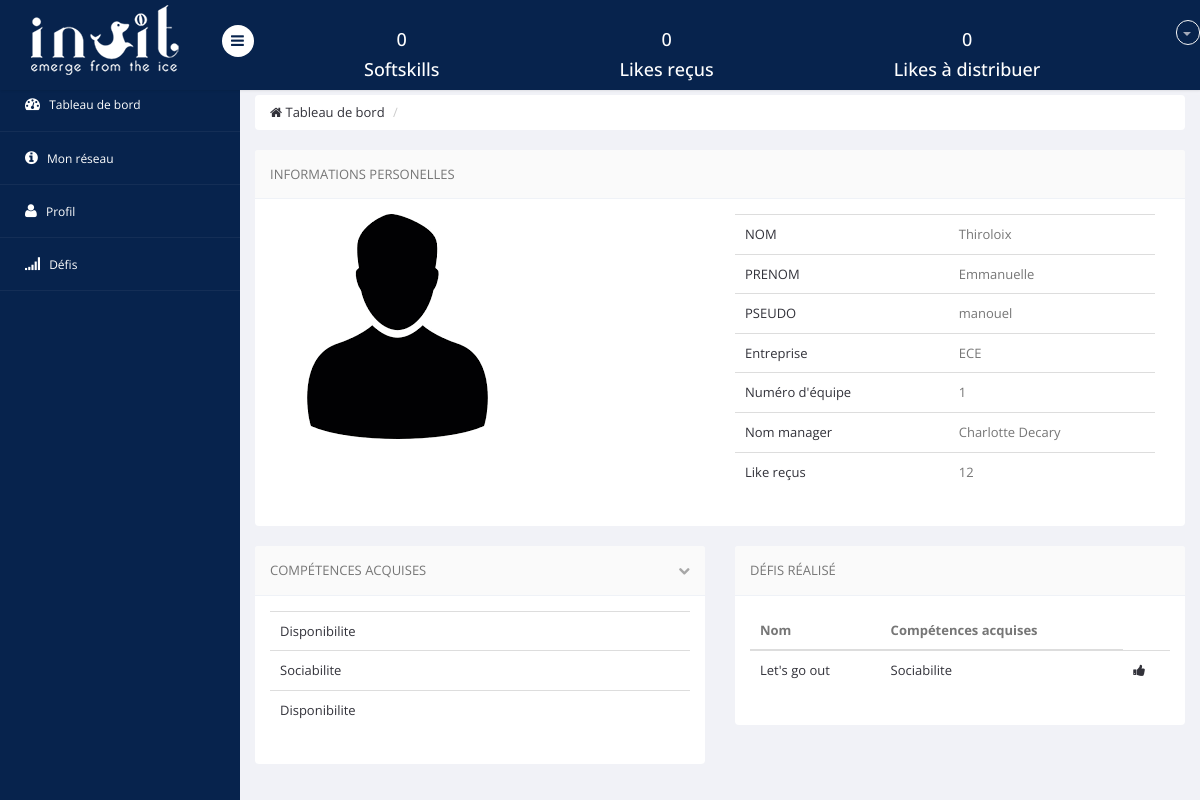
Page /profil_info.php?id=19 (signed in) on the earlier database version.
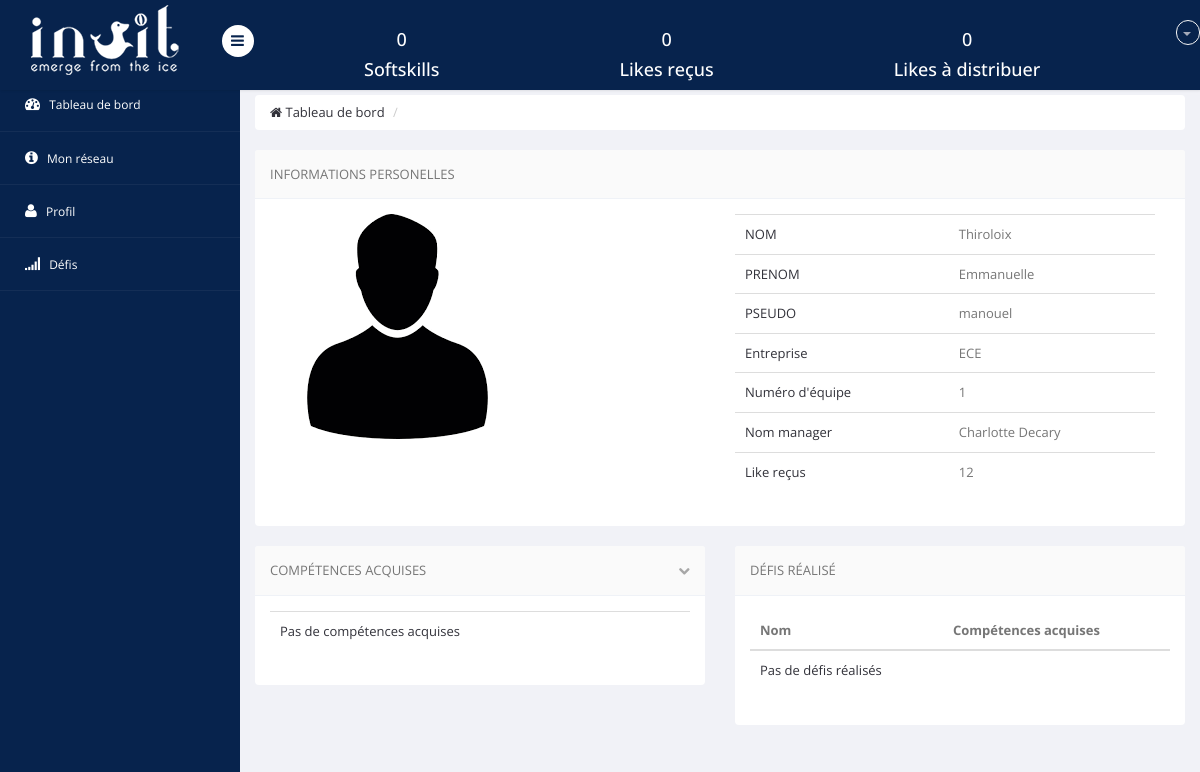
Same page on the later database version.
### tables this page shows
CREATE TABLE IF NOT EXISTS `informations` (
  `id` int(10) NOT NULL AUTO_INCREMENT,
  `likes_recus` int(11) NOT NULL,
  `likes_distrib` int(11) NOT NULL DEFAULT '0',
  `defis_realises` varchar(255) NOT NULL,
  `defis_en_cours` varchar(255) NOT NULL,
  `defis_non_realises` varchar(255) NOT NULL,
  `defis_en_attente` varchar(255) NOT NULL,
  `entreprise` text NOT NULL,
  `equipe` int(11) NOT NULL,
  `type` set('employe','administrateur','manager') NOT NULL,
  `prenom` text NOT NULL,
  `nom` text NOT NULL,
  `competences` varchar(255) NOT NULL,
  `photo` varchar(100) NOT NULL DEFAULT 'user.png',
  `username` varchar(10) NOT NULL,
  `password` varchar(30) NOT NULL,
  `competences_acquises` varchar(255) NOT NULL,
  PRIMARY KEY (`id`)
);

CREATE TABLE IF NOT EXISTS `defis` (
  `id` int(11) NOT NULL AUTO_INCREMENT,
  `nom` text NOT NULL,
  `resume` longtext NOT NULL,
  `competences_acquises` set('Optimisme','Confiance','Sociabilite','Empathie','Communication','Efficacite','Gestion_du_stress','Creativite','Audace','Motivation','Visualisation','Présence','Adaptabilite','Curiosite','Disponibilite') NOT NULL,
  `duree` int(11) NOT NULL,
  `importance` int(11) NOT NULL,
  PRIMARY KEY (`id`)
);

### profil_info.php (the view, shortened to what this page needs)
<?php
require 'include/functions.php';
include("include/header.inc.php");
include("include/menu_haut.inc.php");
include("include/menu_gauche.inc.php");
$id=$_GET['id'];
require_once 'include/db.php';
$req=$pdo->prepare('SELECT * FROM informations WHERE id = ?');
      $req->execute([$id]);
      $mec=$req->fetch();
$req=$pdo->prepare('SELECT * FROM informations WHERE (entreprise=? AND equipe=? AND type=?)');
$req->execute([$mec->entreprise,$mec->equipe,"manager"]);
$manager=$req->fetch();
$req=$pdo->prepare('SELECT * FROM informations WHERE id = ?');
      $req->execute([$_SESSION['auth']->id]);
      $moi=$req->fetch();
$like_a_distrib=$moi->likes_distrib;
?>
  <body>
    <section id="main-content">
        <section class="wrapper">
        <div class="row">
                <div class="col-md-12">
                    <ul class="breadcrumb">
                        <li><a href="tableau_de_bord.php"><i class="fa fa-home"></i> Tableau de bord</a></li>
                        <li class="active"></li>
                    </ul>
                </div>
            </div>
            <div class="row">
              <div class="col-lg-12">
                <section class="panel">
                  <header class="panel-heading">
                    Informations personelles
                  </header>
                  <div class="panel-body">
                    <div class="col-lg-6">
                        <table class="table">
                            <tr>
                                  <img src=<?php echo("images/".$mec->photo)?> alt="">
                                  <br>
                                  <br>
                            </tr>
                        </table>
                    </div>
                    <div class="col-lg-6">
                        <table class="table">
                            <tr>
                                <td><a href="#">NOM</a></td>
                                <td>
                                    <?php echo($mec->nom)?>
                                </td>
                            </tr>
                            <tr>
                                <td><a href="#">PRENOM</a></td>
                                <td>
                                    <?php echo($mec->prenom)?>
                                </td>
                            </tr>
                            <tr>
                                <td><a href="#">PSEUDO</a></td>
                                <td><?php echo($mec->username)?>
                                </td>
                            </tr>
                            <tr>
                                <td><a href="#">Entreprise</a></td>
                                <td><?php echo($mec->entreprise)?>
                                </td>
                            </tr>
                            <tr>
                                <td><a href="#">Numéro d'équipe</a></td>
                                <td><?php echo($mec->equipe)?>
                                </td>
                            </tr>
                            <tr>
                                <td><a href="#">Nom manager</a></td>
                                <td><?php echo($manager->prenom.' '.$manager->nom)?>
                                </td>
                            </tr>
                            <tr>
                                <td><a href="#">Like reçus</a></td>
                                <td><?php echo($mec->likes_recus)?>
                                </td>
                            </tr>
                        </table>
                    </div>
                </div>
                 </section>
              </div>
            <div class="col-lg-6">
                <section class="panel">
                    <header class="panel-heading">
                        Compétences Acquises
                        <span class="tools pull-right">
                            <a href="javascript:;" class="fa fa-chevron-down"></a>
                         </span>
                    </header>
                    <div class="panel-body">
                        <table class="table  table-hover general-table">
                            <tbody>
                                    <?php $competences=$mec->competences_acquises;
                                    $comp=explode(",", $competences);
                                     if(!empty($competences)){
                                     foreach($comp as $c): ?>
                                       <tr>
                                       <td><a ><?php echo $c; ?></a></td>
                                        </tr>
                                    <?php endforeach;
                                    }
                                    else{?>
                                    <tr>
                                       <td><a >Pas de compétences acquises</a></td>
                                        </tr>
                                    <?php }?>
                                </tbody>
                        </table>
                    </div>
                </section>
            </div>
    <div class="col-lg-6">
                <section class="panel">
                    <header class="panel-heading">
                        Défis réalisé
                    </header>
                    <div class="panel-body">
                        <table class="table  table-hover general-table">
                            <thead>
                            <tr>
                                <th> Nom</th>                                <th>Compétences acquises</th>
                            </tr>
                            </thead>
                           <tbody>
                                <?php
                                $defis=$mec->defis_realises;
                                if(!empty($defis)){
                                    $int=explode(",", $defis);
                                    foreach($int as $def):
                                        $req=$pdo->prepare('SELECT * FROM defis WHERE id=?');
                                        $req->execute([$def]);
                                        $mon_def=$req->fetch();
                                        ?><tr>
                                          <td><a ><?php echo $mon_def->nom; ?></a></td>
                                          <td><a ><?php echo $mon_def->competences_acquises; ?></a></td>
                                          <?php if($like_a_distrib !='0'){?>
                                            <td><a href=<?php echo("liker_defis.php?id=".$id); ?>><i class="fa fa-thumbs-up"></i></a></td>
                                            <?php }?>
                                          </tr>
                                          <?php
                                    endforeach;
                                }else{?>
                                    <tr>
                                       <td><a >Pas de défis réalisés</a></td>
                                    </tr><?php
                                }?>
                            </tbody>
                        </table>
                    </div>
                </section>
            </div>
        </section>
    </section>
</section>
  </body>
</html>

### include/header.inc.php (shortened to what this page needs)
<!DOCTYPE html>
<html lang="en">
<head>
    <link href="css/bootstrap.min.css" rel="stylesheet">
    <link href="css/bootstrap-reset.css" rel="stylesheet">
    <link href="css/font-awesome/css/font-awesome.min.css" rel="stylesheet" />
    <link href="css/style.css" rel="stylesheet">
    <link href="css/style-responsive.css" rel="stylesheet" />
</head>

### include/menu_haut.inc.php (shortened to what this page needs)
<?php
require_once 'include/db.php';
    $req=$pdo->prepare('SELECT * FROM informations WHERE id = ?');
    $req->execute([$_SESSION['auth']->id]);
    $moi=$req->fetch();
    $nb_like_distrib=$moi->likes_distrib;
    $nb_like_recus=$moi->likes_recus;
    if($nb_like_recus==''){
        $nb_like_recus='0';
    }
    if($nb_like_distrib==''){
        $nb_like_distrib='0';
    }
    $competences=$moi->competences_acquises;
    if($competences!=''){
        $array_comp=explode(',', $competences);
        $nb_comp=count($array_comp);
    }
    else $nb_comp='0';
?>
<section id="container" >
<header class="header fixed-top clearfix">
<div class="brand">
      <a href="tableau_de_bord.php" class="logo">
      <img src="images/logo_inuit.png" alt="">
    </a>
    <div class="sidebar-toggle-box">
        <div class="fa fa-bars"></div>
    </div>
</div>
<div class="top-nav clearfix">
 <ul class="nav pull-left top-menu1">
<h4><?php echo $nb_comp ?></h4>
<h4>Softskills</h4>
</ul>
<ul class="nav pull-left top-menu2">
<h4><?php echo $nb_like_recus ?></h4>
<h4>Likes reçus </h4>
</ul>
<ul class="nav pull-left top-menu3">
<h4><?php echo $nb_like_distrib ?></h4>
<h4>Likes à distribuer</h4>
</ul>
    <ul class="nav pull-right top-menu">
        <li class="dropdown">
            <a data-toggle="dropdown" class="dropdown-toggle" href="modification_information.php">
                <b class="caret"></b>
            </a>
        </li>
    </ul>
</div>
</header>

### include/menu_gauche.inc.php (shortened to what this page needs)
<?php
      $page = $_SERVER['REQUEST_URI'];
      $page = str_replace("/projet-ppe/", "",$page);
?>
<aside>
    <div id="sidebar" class="nav-collapse">
                    <div class="leftside-navigation">
            <ul class="sidebar-menu" id="nav-accordion">
            <li>
                <a href="tableau_de_bord.php" <?php if($page == "tableau_de_bord.php" ){echo 'class="active"';} ?>>
                    <i class="fa fa-dashboard"></i>
                    <span>Tableau de bord</span>
                </a>
            </li>
            <li class="sub-menu">
                <a href="liste_connexion.php" <?php if($page == "liste_connexion.php"){echo 'class="active"';} ?>>
                    <i class="fa fa-info-circle"></i>
                    <span>Mon réseau</span>
                </a>
            </li>
            <li class="sub-menu">
                <a href="javascript:;" <?php if($page == "modification_information.php" || $page=="modification_information_modif.php" || $page=="modification_information_competences.php"){echo 'class="active"';} ?>>
                    <i class="fa fa-user"></i>
                    <span>Profil</span>
                </a>
            </li>
            <li class="sub-menu">
                <a href="javascript:;" <?php if($page == "defis_en_cours.php" || $page=="defis_en_attente.php" || $page=="defis_realises.php"){echo 'class="active"';} ?>>
                    <i class="fa fa-signal"></i>
                    <span>Défis</span>
                </a>
            </li>
        </ul></div>
    </div>
</aside>

Differences in the rows shown:
no longer on this page (row edited): defis: nom "Let's go out", competences_acquises "Sociabilite"
Other differences:
text now shown: "Pas de compétences acquises Pas de défis réalisés"
list line gone: "Disponibilite"
list line gone: "Sociabilite"
